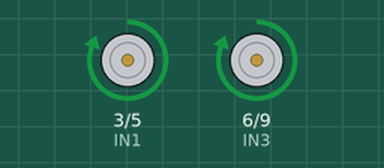
Recording of a sketch running on a simulated Arduino Uno, built with avr-gcc and run on an emulated ATmega328P. Parts: motor-driver pin pairs drawn as motors (green arrow = first pin HIGH = forward, orange = second pin HIGH = backward, longer = more drive).

Above: at 2.5 s.
At 7.5 s:
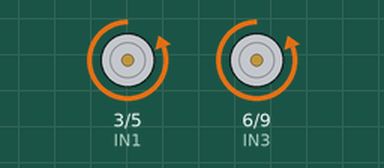
At 12.5 s:
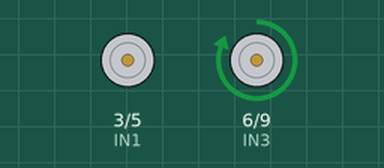
At 22.5 s:
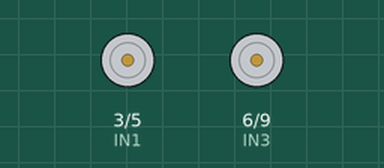
Timing chart, 0 to 32.5 s (numbered marks = the images above):
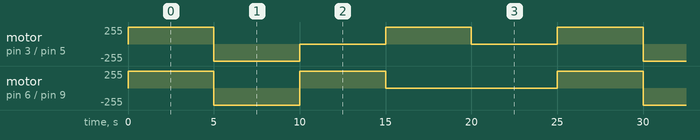

Measured:
- by itself, motor on pin 3 (IN1) / pin 5 (IN2): repeats every 25.0 s: backward 255/255 5.0 s, 2 × (stopped 5.0 s, forward 255/255 5.0 s)
- by itself, motor on pin 6 (IN3) / pin 9 (IN4): repeats every 25.0 s: backward 255/255 5.0 s, forward 255/255 5.0 s, stopped 10.0 s, forward 255/255 5.0 s

The sketch:

_01_basic_movement.ino.ino
```cpp
/********************************************************************
 * Author : N Manoj Kumar
 * Topic : Basic motor movements using Arduino and L293d Interface module
 * Motor driver module
 *  - Forward   - IN1 = 1 , IN2 = 0, IN3 = 1 , IN4 = 0
 *  - Backward  - IN1 = 0 , IN2 = 1, IN3 = 0 , IN4 = 1
 *  - Left      - IN1 = 0 , IN2 = 0, IN3 = 1 , IN4 = 0
 *  - Right     - IN1 = 1 , IN2 = 0, IN3 = 0 , IN4 = 0
 * Arduino interface
 *  PIN 3 - IN1
 *  PIN 5 - IN2
 *  PIN 6 - IN3
 *  PIN 9 - IN4
 *******************************************************************/
const int IN1 = 3;
const int IN2 = 5;
const int IN3 = 6;
const int IN4 = 9;
const int speed = 255;
const int stop = 0;

void setup(){
  pinMode(IN1, OUTPUT);  // set up the pin as an OUTPUT FOR IN1
  pinMode(IN2, OUTPUT);  // set up the pin as an OUTPUT FOR IN2
  pinMode(IN3, OUTPUT);  // set up the pin as an OUTPUT FOR IN3
  pinMode(IN4, OUTPUT);  // set up the pin as an OUTPUT FOR IN4
  Serial.begin(9600);         // initialize Serial communications
}

void loop(){
  int delayTime = 5000;
  motor_forward();
  delay(delayTime);
  motor_reverse();
  delay(delayTime);
  motor_left();
  delay(delayTime);
  motor_right();
  delay(delayTime);
  motor_stop();
  delay(delayTime);
}

void motor_stop(){
  analogWrite(IN1, stop);
  analogWrite(IN2, stop);
  analogWrite(IN3, stop);
  analogWrite(IN4, stop);
}

void motor_forward(){
  analogWrite(IN1, speed);
  analogWrite(IN2, stop);
  analogWrite(IN3, speed);
  analogWrite(IN4, stop);
}

void motor_reverse(){
  analogWrite(IN1, stop);
  analogWrite(IN2, speed);
  analogWrite(IN3, stop);
  analogWrite(IN4, speed);
}

void motor_left(){
  analogWrite(IN1, stop);
  analogWrite(IN2, stop);
  analogWrite(IN3, speed);
  analogWrite(IN4, stop);
}

void motor_right(){
  analogWrite(IN1, speed);
  analogWrite(IN2, stop);
  analogWrite(IN3, stop);
  analogWrite(IN4, stop);
}
```
